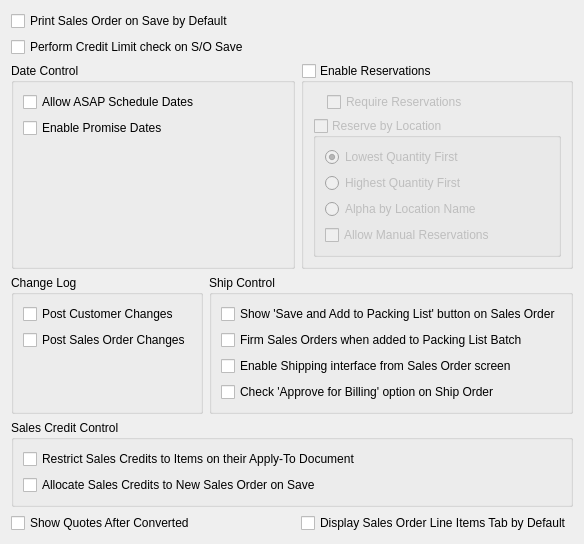
       <widget class="QWidget" name="general">
        <attribute name="title">
         <string>General</string>
        </attribute>
        <layout class="QGridLayout" name="gridLayout_6">
         <item row="0" column="0">
          <layout class="QHBoxLayout" name="horizontalLayout_3">
           <item>
            <layout class="QVBoxLayout" name="verticalLayout">
             <item>
              <layout class="QGridLayout" name="gridLayout_2">
               <item row="3" column="0">
                <widget class="QGroupBox" name="groupBox_4">
                 <property name="title">
                  <string>Change Log</string>
                 </property>
                 <layout class="QGridLayout">
                  <item row="1" column="0">
                   <widget class="QCheckBox" name="_salesOrderChangeLog">
                    <property name="text">
                     <string>Post Sales Order Changes</string>
                    </property>
                   </widget>
                  </item>
                  <item row="0" column="0">
                   <widget class="QCheckBox" name="_customerChangeLog">
                    <property name="text">
                     <string>Post Customer Changes</string>
                    </property>
                   </widget>
                  </item>
                  <item row="2" column="0">
                   <spacer name="verticalSpacer_4">
                    <property name="orientation">
                     <enum>Qt::Vertical</enum>
                    </property>
                    <property name="sizeHint" stdset="0">
                     <size>
                      <width>20</width>
                      <height>40</height>
                     </size>
                    </property>
                   </spacer>
                  </item>
                 </layout>
                </widget>
               </item>
               <item row="0" column="0" colspan="2">
                <widget class="QCheckBox" name="_printSO">
                 <property name="text">
                  <string>Print Sales Order on Save by Default</string>
                 </property>
                </widget>
               </item>
               <item row="1" column="0" colspan="2">
                <widget class="QCheckBox" name="_creditCheckSO">
                 <property name="text">
                  <string>Perform Credit Limit check on S/O Save</string>
                 </property>
                </widget>
               </item>
               <item row="2" column="0" colspan="2">
                <widget class="QGroupBox" name="groupBox_2">
                 <property name="title">
                  <string>Date Control</string>
                 </property>
                 <layout class="QGridLayout">
                  <item row="1" column="0">
                   <widget class="QCheckBox" name="_enablePromiseDate">
                    <property name="text">
                     <string>Enable Promise Dates</string>
                    </property>
                   </widget>
                  </item>
                  <item row="0" column="0">
                   <widget class="QCheckBox" name="_allowASAP">
                    <property name="text">
                     <string>Allow ASAP Schedule Dates</string>
                    </property>
                   </widget>
                  </item>
                  <item row="2" column="0">
                   <spacer name="verticalSpacer_3">
                    <property name="orientation">
                     <enum>Qt::Vertical</enum>
                    </property>
                    <property name="sizeHint" stdset="0">
                     <size>
                      <width>20</width>
                      <height>40</height>
                     </size>
                    </property>
                   </spacer>
                  </item>
                 </layout>
                </widget>
               </item>
               <item row="3" column="1" colspan="2">
                <widget class="QGroupBox" name="groupBox_3">
                 <property name="title">
                  <string>Ship Control</string>
                 </property>
                 <layout class="QVBoxLayout">
                  <item>
                   <widget class="QCheckBox" name="_saveAndAdd">
                    <property name="text">
                     <string>Show 'Save and Add to Packing List' button on Sales Order</string>
                    </property>
                   </widget>
                  </item>
                  <item>
                   <widget class="QCheckBox" name="_firmAndAdd">
                    <property name="text">
                     <string>Firm Sales Orders when added to Packing List Batch</string>
                    </property>
                   </widget>
                  </item>
                  <item>
                   <widget class="QCheckBox" name="_enableSOShipping">
                    <property name="text">
                     <string>Enable Shipping interface from Sales Order screen</string>
                    </property>
                   </widget>
                  </item>
                  <item>
                   <widget class="QCheckBox" name="_autoSelectForBilling">
                    <property name="text">
                     <string>Check 'Approve for Billing' option on Ship Order</string>
                    </property>
                   </widget>
                  </item>
                 </layout>
                </widget>
               </item>
               <item row="4" column="0" colspan="3">
                <widget class="QGroupBox" name="groupBox_5">
                 <property name="title">
                  <string>Sales Credit Control</string>
                 </property>
                 <layout class="QGridLayout">
                  <item row="0" column="0">
                   <widget class="QCheckBox" name="_restrictCreditMemos">
                    <property name="text">
                     <string>Restrict Sales Credits to Items on their Apply-To Document</string>
                    </property>
                   </widget>
                  </item>
                  <item row="1" column="0">
                   <widget class="QCheckBox" name="_autoAllocateCM">
                    <property name="text">
                     <string>Allocate Sales Credits to New Sales Order on Save</string>
                    </property>
                   </widget>
                  </item>
                 </layout>
                </widget>
               </item>
               <item row="5" column="0" colspan="2">
                <widget class="QCheckBox" name="_quoteafterSO">
                 <property name="text">
                  <string>Show Quotes After Converted</string>
                 </property>
                </widget>
               </item>
               <item row="2" column="2">
                <widget class="QGroupBox" name="_enableReservations">
                 <property name="title">
                  <string>Enable Reservations</string>
                 </property>
                 <property name="checkable">
                  <bool>true</bool>
                 </property>
                 <property name="checked">
                  <bool>false</bool>
                 </property>
                 <layout class="QVBoxLayout" name="verticalLayout_5">
                  <item>
                   <layout class="QHBoxLayout" name="horizontalLayout_6">
                    <item>
                     <spacer name="horizontalSpacer_4">
                      <property name="orientation">
                       <enum>Qt::Horizontal</enum>
                      </property>
                      <property name="sizeType">
                       <enum>QSizePolicy::Fixed</enum>
                      </property>
                      <property name="sizeHint" stdset="0">
                       <size>
                        <width>14</width>
                        <height>20</height>
                       </size>
                      </property>
                     </spacer>
                    </item>
                    <item>
                     <widget class="XCheckBox" name="_requireReservations">
                      <property name="text">
                       <string>Require Reservations</string>
                      </property>
                      <property name="forgetful">
                       <bool>true</bool>
                      </property>
                     </widget>
                    </item>
                   </layout>
                  </item>
                  <item>
                   <widget class="QGroupBox" name="_locationGroup">
                    <property name="enabled">
                     <bool>false</bool>
                    </property>
                    <property name="title">
                     <string>Reserve by Location</string>
                    </property>
                    <property name="checkable">
                     <bool>true</bool>
                    </property>
                    <property name="checked">
                     <bool>false</bool>
                    </property>
                    <layout class="QGridLayout" name="_2">
                     <item row="2" column="0">
                      <widget class="QRadioButton" name="_highest">
                       <property name="text">
                        <string>Highest Quantity First</string>
                       </property>
                      </widget>
                     </item>
                     <item row="3" column="0">
                      <widget class="QRadioButton" name="_alpha">
                       <property name="text">
                        <string>Alpha by Location Name</string>
                       </property>
                       <property name="checked">
                        <bool>false</bool>
                       </property>
                      </widget>
                     </item>
                     <item row="1" column="0">
                      <widget class="QRadioButton" name="_lowest">
                       <property name="text">
                        <string>Lowest Quantity First</string>
                       </property>
                       <property name="checked">
                        <bool>true</bool>
                       </property>
                      </widget>
                     </item>
                     <item row="4" column="0">
                      <widget class="XCheckBox" name="_manualReservations">
                       <property name="text">
                        <string>Allow Manual Reservations</string>
                       </property>
                       <property name="forgetful">
                        <bool>true</bool>
                       </property>
                      </widget>
                     </item>
                    </layout>
                   </widget>
                  </item>
                 </layout>
                </widget>
               </item>
               <item row="5" column="2">
                <widget class="QCheckBox" name="_lineItemsSO">
                 <property name="text">
                  <string>Display Sales Order Line Items Tab by Default</string>
                 </property>
                </widget>
               </item>
              </layout>
             </item>
             <item>
              <spacer name="verticalSpacer_2">
               <property name="orientation">
                <enum>Qt::Vertical</enum>
               </property>
               <property name="sizeHint" stdset="0">
                <size>
                 <width>20</width>
                 <height>0</height>
                </size>
               </property>
              </spacer>
             </item>
            </layout>
           </item>
           <item>
            <spacer name="horizontalSpacer_3">
             <property name="orientation">
              <enum>Qt::Horizontal</enum>
             </property>
             <property name="sizeHint" stdset="0">
              <size>
               <width>0</width>
               <height>20</height>
              </size>
             </property>
            </spacer>
           </item>
          </layout>
         </item>
        </layout>
       </widget>
